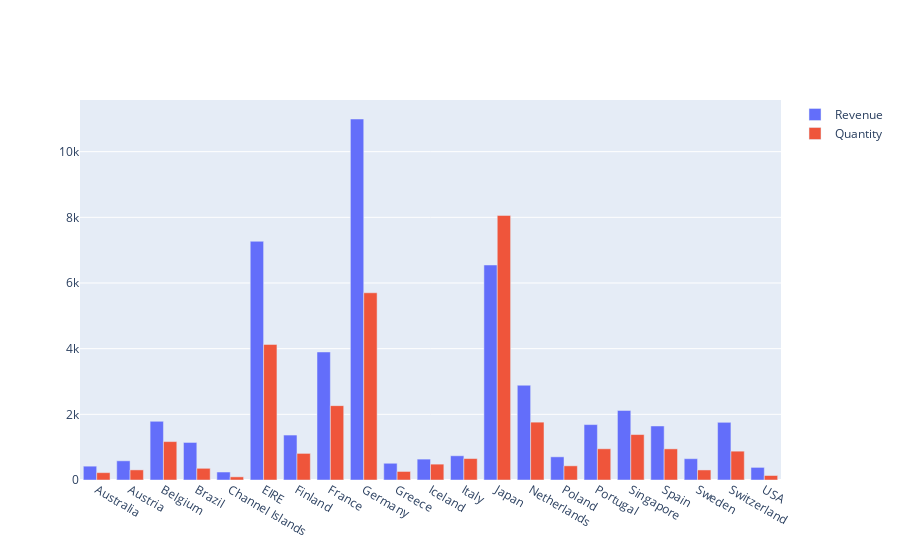

The code cell stored with this chart in its notebook:
### Code cell
fig = go.Figure(data=[
    go.Bar(name='Revenue', x=data1.index, y=data1.Revenue),
    go.Bar(name='Quantity', x=data1.index, y=data1.Quantity)
])
# Change the bar mode
fig.update_layout(barmode='group')
fig.show()

### Figure 1 — Plotly figure (JSON) as saved in the notebook; plotly's stock layout.template omitted (floating-point values rounded to 4 significant figures)
{"data": [{"name": "Revenue", "type": "bar", "x": ["Australia", "Austria", "Belgium", "Brazil", "Channel Islands", "EIRE", "Finland", "France", "Germany", "Greece", "Iceland", "Italy", "Japan", "Netherlands", "Poland", "Portugal", "Singapore", "Spain", "Sweden", "Switzerland", "USA"], "y": [421.6, 584.8, 1788.0, 1144.0, 243.0, 7270.0, 1369.0, 3899.0, 10990.0, 509.7, 636.2, 737.8, 6549.0, 2887.0, 705.8, 1688.0, 2119.0, 1646.0, 649.1, 1757.0, 383.9]}, {"name": "Quantity", "type": "bar", "x": ["Australia", "Austria", "Belgium", "Brazil", "Channel Islands", "EIRE", "Finland", "France", "Germany", "Greece", "Iceland", "Italy", "Japan", "Netherlands", "Poland", "Portugal", "Singapore", "Spain", "Sweden", "Switzerland", "USA"], "y": [224, 308, 1170, 356, 96, 4129, 810, 2265, 5702, 260, 483, 653, 8058, 1762, 432, 951, 1384, 948, 306, 878, 137]}], "layout": {"barmode": "group"}}
